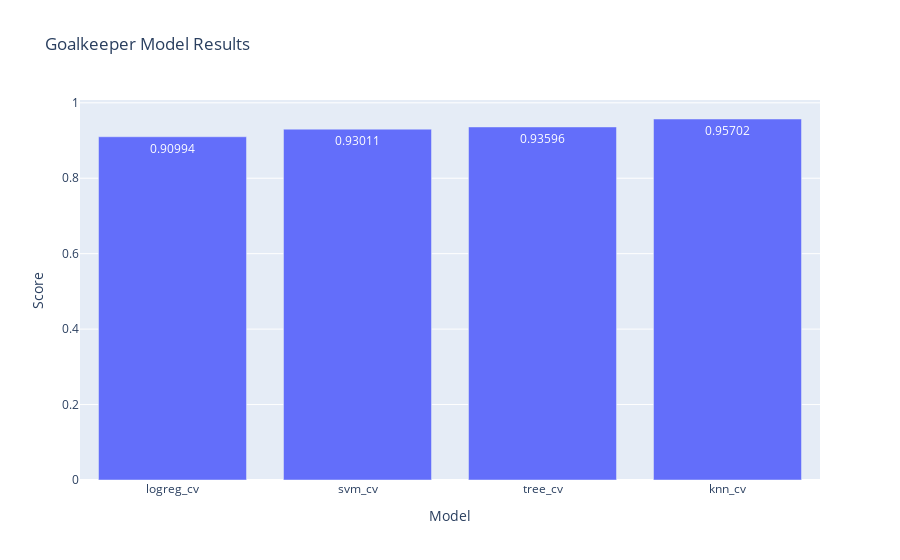

Notebook code cell kept with this figure:
### Code cell
model_by_position('Goalkeeper')

### Figure 1 — Plotly figure (JSON) as saved in the notebook; plotly's stock layout.template omitted (floating-point values rounded to 4 significant figures)
{"data": [{"alignmentgroup": "True", "hovertemplate": "Model=%{x}<br>Score=%{y}<extra></extra>", "legendgroup": "", "marker": {"color": "#636efa", "pattern": {"shape": ""}}, "name": "", "offsetgroup": "", "orientation": "v", "showlegend": false, "textposition": "auto", "texttemplate": "%{y:.5f}", "type": "bar", "x": ["logreg_cv", "svm_cv", "tree_cv", "knn_cv"], "xaxis": "x", "y": [0.9099, 0.9301, 0.936, 0.957], "yaxis": "y"}], "layout": {"barmode": "relative", "legend": {"tracegroupgap": 0}, "title": {"text": "Goalkeeper Model Results"}, "xaxis": {"anchor": "y", "domain": [0, 1], "title": {"text": "Model"}}, "yaxis": {"anchor": "x", "domain": [0, 1], "title": {"text": "Score"}}}}
